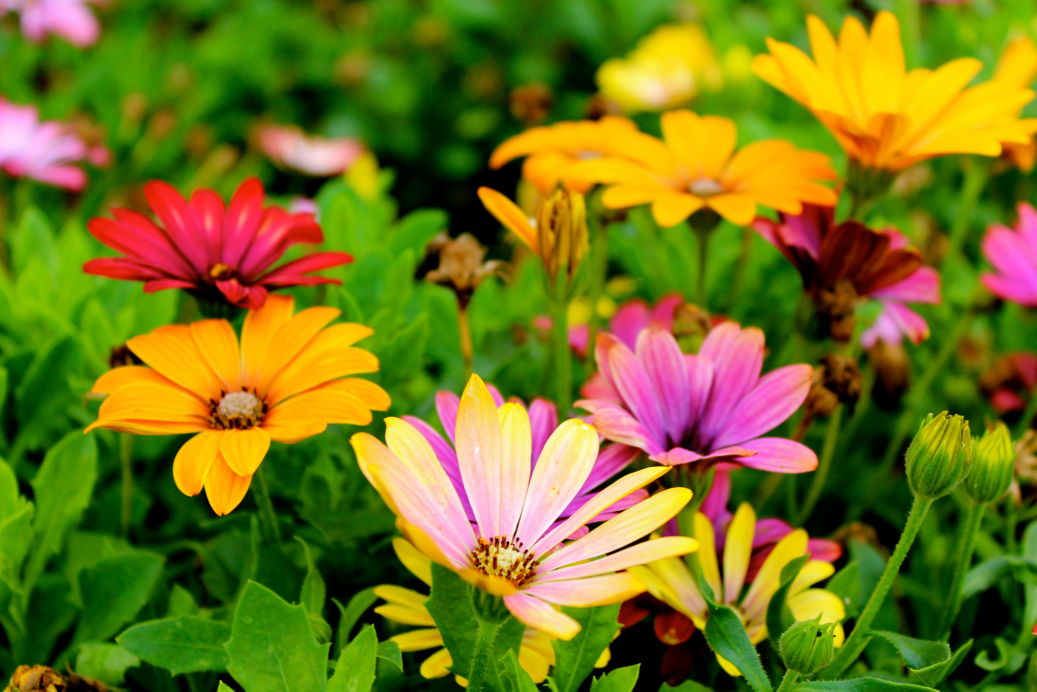
#> input picture dataset/flower.jpg, 5184 x 3456 px, found by its file name (shown at 1/5 size)
$ python lesson7_crop_image.py
#> lines starting #> are read from the running program, lines starting #| are printed output that depends on the picture
"""
==========================================
Module 3 - OpenCV Basics
Lesson 7 - Cropping Images
==========================================

This lesson demonstrates how to crop
an image using NumPy slicing.
"""

import cv2

# Read the image
image = cv2.imread("dataset/flower.jpg")
#> image is the input picture: shape (3456, 5184, 3); mean B, G, R 27, 117.1, 117

# Check if the image was loaded successfully
if image is None:
    print("Error: Image not found!")
else:
    print("========== IMAGE CROPPING ==========\n")

    # Crop the image (rows, columns)
    cropped_image = image[100:400, 150:450]
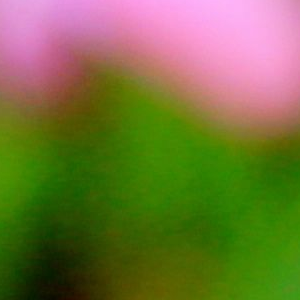
#> cropped_image: shape (300, 300, 3); mean B, G, R 59.7, 115.5, 114.8

    # Display both images
    cv2.imshow("Original Image", image)
    cv2.imshow("Cropped Image", cropped_image)

    cv2.waitKey(0)
    cv2.destroyAllWindows()

    print("Lesson 7 completed successfully!")
